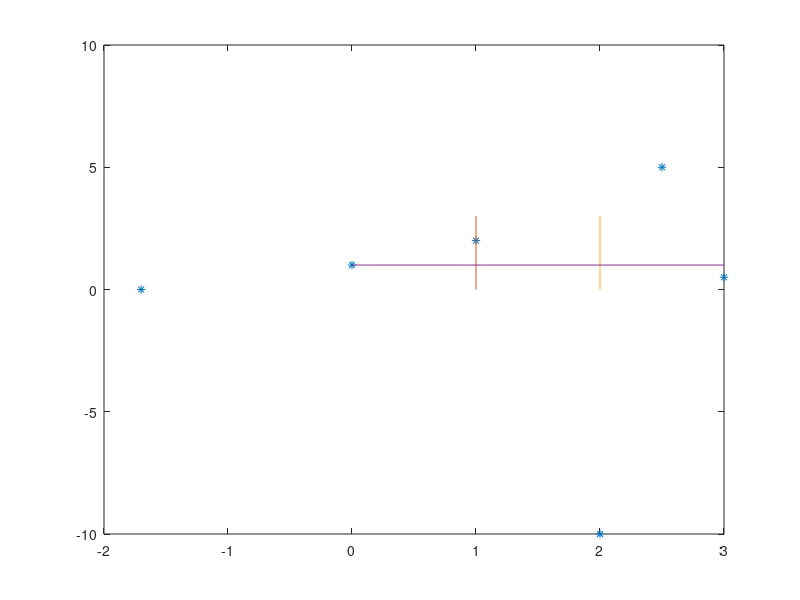

Write MATLAB code to recreate this figure. (Note: this script raises an error after producing the figure.)
% DATA NEEDED
% play with the 2D with 2,1 thresholds to start with

N = 2;
% thresholds
Theta  = cell(N,1);
Theta{1} = [1,2];
Theta{2} = 1;

Dim_graph = 1;
for i = 1:N
    Dim_graph = Dim_graph*(length(Theta{i})+1);
end

% sinks
V = zeros(Dim_graph,N);
V(1,:) = [2,-10];
V(2,:) = [3,0.5];
V(3,:) = [2.5,5];
V(4,:) = [-1.7,0];
V(5,:) = [0,1];
V(6,:) = [1,2];

Section1 = [1,2,2,1
    1,1,2,2];
Section2 = [1,2,3,3,2,1
            1,1,1,2,2,2];

plot(V(:,1),V(:,2),'*')
hold on

for j= 1:length(Theta{1})
    plot([Theta{1}(j),Theta{1}(j)],[0,3])
end
for j= 1:length(Theta{2})
    plot([0,3],[Theta{2}(j),Theta{2}(j)])
end

[start_face1,end_face1] = flowing(Section2,Theta,V);
%[start_face2,end_face2] = flowing(Section2,Theta,V);

[B,I] = sort(abs(start_face1(:,1) - end_face1(:,1)));
start_point = start_face1(I(1),:);
end_point = end_face1(I(1),:);

y = time_series(start_point, Section2,Theta,V);
% creat the whole length time series 
plot(y(:,1),y(:,2),'*-')


